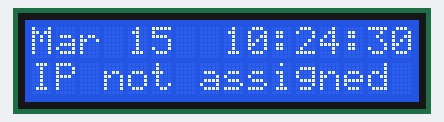
This program was run on a simulated Raspberry Pi (BCM pin numbers). Parts: 16×2 character LCD. The clock reads 2024-03-15 10:24:30 at power-on unless the program sets it; system figures (address, load, memory, disk, uptime) are fixed made-up values.

Above: at 0.1 s.
At 4.3 s:
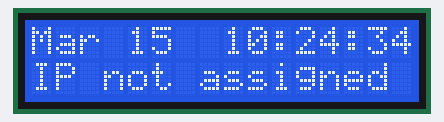
At 9.5 s:
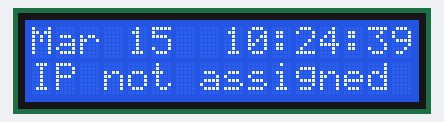
At 18.9 s:
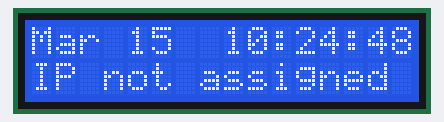
At 28.3 s:
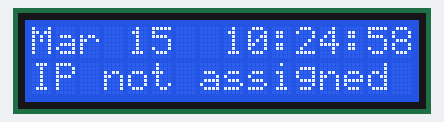
At 38.8 s:
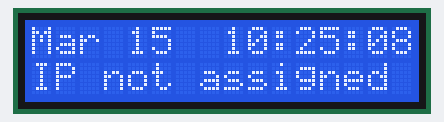

Measured:
- what the display in image 0 shows lasts 1.0 s, from 0.1 s to 1.1 s

The program:

lcd_ip_addr.py
```python
from subprocess import Popen, PIPE
from time import sleep, perf_counter
from datetime import datetime
import board
import digitalio
import adafruit_character_lcd.character_lcd as characterlcd

lcd_columns = 16
lcd_rows = 2

lcd_rs = digitalio.DigitalInOut(board.D22)
lcd_en = digitalio.DigitalInOut(board.D17)
lcd_d4 = digitalio.DigitalInOut(board.D25)
lcd_d5 = digitalio.DigitalInOut(board.D24)
lcd_d6 = digitalio.DigitalInOut(board.D23)
lcd_d7 = digitalio.DigitalInOut(board.D18)

lcd = characterlcd.Character_LCD_Mono(lcd_rs, lcd_en, lcd_d4, lcd_d5, lcd_d6,
                                      lcd_d7, lcd_columns, lcd_rows)

def find_interface():
    find_device = "ip addr show"
    interface_parse = run_cmd(find_device)
    for line in interface_parse.splitlines():
        if "state UP" in line:
            dev_name = line.split(':')[1]
            return dev_name
    return 1
def parse_ip():
    if interface == 1:
        return "not assigned " #
    ip = "0"
    find_ip = "ip addr show %s" % interface
    ip_parse = run_cmd(find_ip)
    for line in ip_parse.splitlines():
        if "inet " in line:
            ip = line.split(' ')[5]
            ip = ip.split('/')[0]
            return ip
    return "pending      "

def run_cmd(cmd):
    p = Popen(cmd, shell=True, stdout=PIPE)
    output = p.communicate()[0]
    return output.decode('ascii')

lcd.clear()
interface = find_interface()
ip_address = parse_ip()
timer = perf_counter()

while True:
    if perf_counter() - timer >= 15:
        interface = find_interface()
        ip_address = parse_ip()
        timer = perf_counter()

    lcd_line_1 = datetime.now().strftime('%b %d  %H:%M:%S\n')
    lcd_line_2 = "IP " + ip_address
    lcd.message = lcd_line_1 + lcd_line_2

    sleep(1)
```
